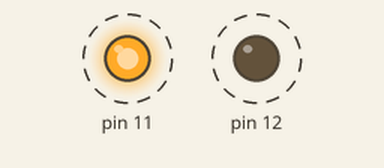
The sketch below on a simulated Arduino Uno, built with avr-gcc and run on an emulated ATmega328P. On the bench: output pins drawn as LEDs (lit = HIGH). Dashed ring = blinking.

Above: at 0.5 s.
Timing chart, 0 to 4.6 s (numbered marks = the images above):
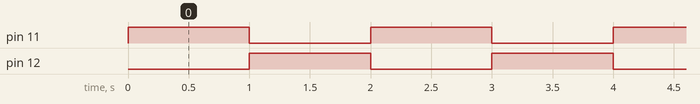

The sketch:

opd1.ino
```cpp
void setup() {
  // plaats hier je installatiecode, om eenmaal uit te voeren:
  pinMode(11, OUTPUT);
  pinMode(12, OUTPUT);
}

void loop() {
  // plaats hier je hoofdcode, om herhaaldelijk uit te voeren:
  blink(1000, 11, 12);
}

void blink(int time, int pin1, int pin2){
  digitalWrite(pin1, HIGH);
  digitalWrite(pin2, LOW);
  delay(time);
  digitalWrite(pin2, HIGH);
  digitalWrite(pin1, LOW);
  delay(time);
}
```

Measured:
- by itself, pin 11, pin 12: alternates HIGH for 1.0 s and LOW for 1.0 s
